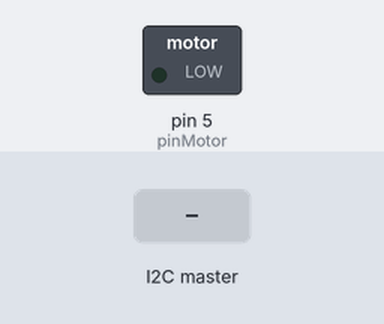
Bench run of a sketch on a simulated Arduino Uno, built with avr-gcc and run on an emulated ATmega328P. Shown: switched loads named in the sketch (green lamp = pin HIGH). The inputs (shaded band) are chosen by the test bench.

Above: at 1.2 s.
1.3 s: the I2C master sends the byte 1
At 1.9 s:
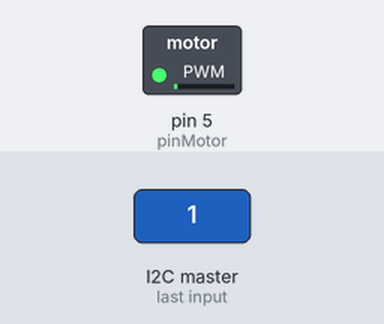
2.8 s: the I2C master sends the byte 90
At 4.0 s:
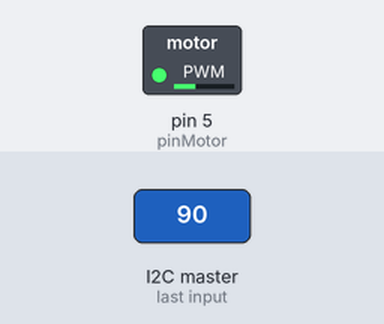
4.3 s: the I2C master sends the byte 200
At 5.3 s:
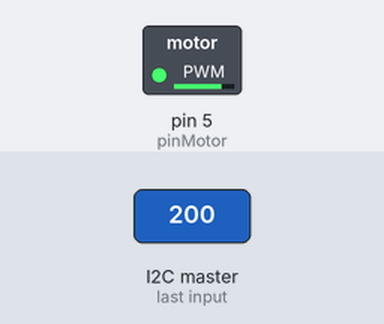
Timing chart, 0 to 7.3 s (numbered marks = the images above; inputs shaded):
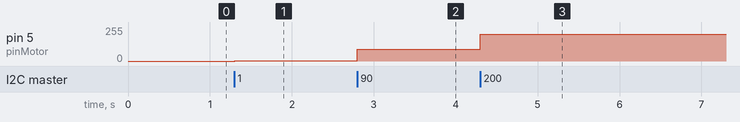

The sketch:

escravo2.ino
```cpp
#include "Wire.h"

int pinMotor = 5;


void setup() {
  Wire.begin(7);
  Wire.onReceive(receiveEvent);
  pinMode(pinMotor, OUTPUT);
  Serial.begin(9600);
}

void loop() {
  delay(100);
}


void receiveEvent(int howMany) {
  if (Wire.available()) {
    int pot = Wire.read();
    analogWrite(pinMotor, pot);
  }
}
```

Measured:
- after the input at 1.3 s, pin 5 (pinMotor): 0/255 → 1/255 at once
- after the input at 2.8 s, pin 5 (pinMotor): 1/255 → 90/255 at once
- after the input at 4.3 s, pin 5 (pinMotor): 90/255 → 200/255 at once
